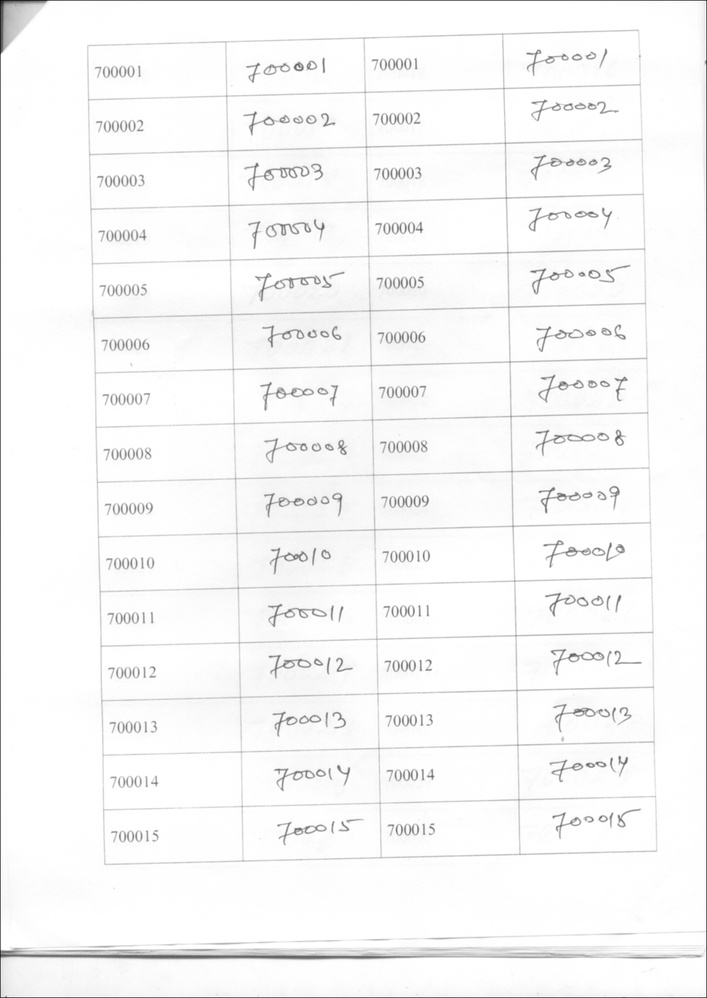
#> input picture Basics/Mean_Var_SD/Mean_Image_1.jpg, 707 x 998 px, shrunk from 2470 x 3489 before the run
$ python Histogram_peaks.py
#> lines starting #> are read from the running program, lines starting #| are printed output that depends on the picture; after the words box and inside, x2 and y2 are one past the last pixel; in counts of white or black regions, pixels touching at a corner belong together; long printed decimals are rounded
#> the answer given: Mean_Var_SD/Mean_Image_1.jpg
#> in main, img is the input picture: shape (998, 707, 3); min 6, max 255, mean 247.6
# -*- coding: utf-8 -*-
"""
Created on Mon Sep  2 13:26:20 2019

@author: BILU
"""

import cv2 as cv
import numpy as np
from matplotlib import pyplot as plt

def Draw_Histogram(in_img):

    hist , bins_edge = np.histogram(in_img.ravel(),bins=np.arange(256),range=None,density=False)
#> hist = 255 values, max 373361 at index 254, min 0 at index 0, mean 2767; bins_edge = 256 values from 0 to 255
    plt.hist(in_img.ravel(),256,[0,256])

    high1,in1 = hist[1],1
#> high1 = 0; in1 = 1
    high2,in2 = hist[0],0
#> high2 = 0; in2 = 0

    for i in range(0,hist.size):
        if hist[i] > high1:
            high2 = high1
            in2 = in1
            high1 = hist[i]
            in1 = i
        else:
            if hist[i] > high2:
                high2 = hist[i]
                in2 = i
#> this loop made 255 passes
#> (high2, in2, high1) on pass 7: (0, 1, 1)
#> (high2, high1) on passes 24, 27, 33, 36, 37, 39: (1, 2), (2, 3), (3, 4), (4, 7), (7, 8), (8, 13)
#> after the loop, high1 = 373361; high2 = 75597; in1 = 254; in2 = 253

    print(in1,high1,in2,high2)
#| 254 373361 253 75597

    hist_pic = np.zeros((300,300),dtype=int)
    div = (hist.max()/200)+1
#> div = 1867.8

    for i in range(0,256):
       #j = ((hist[i]/(img_height*img_width))*100)
       if i == in1 or i == in2:
           j = hist[i]/div
           print(j)
           k=hist_pic.shape[0] - 1
           while j > 0:
               hist_pic[k,i] = 255
               k = k - 1
               j = j - 1
#> this loop made 256 passes
#| 40.474
#| 199.893
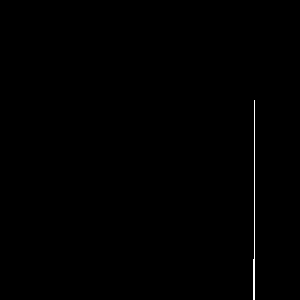
#> hist_pic: shape (300, 300) int64; 0.27% white in thin lines or dots, all inside (x1, y1, x2, y2) = (253, 100, 255, 300)

    cv.imwrite("Hist_image_peaks.png",hist_pic)


def main():

    im_name = input("ENTER IMAGE FILE NAME :: ")

    img = np.array([],np.uint8)
    img = cv.imread(im_name)
    img = cv.cvtColor(img,cv.COLOR_RGB2GRAY)

    # [7 lines of commented-out code are left out]

    Draw_Histogram(img)

main()


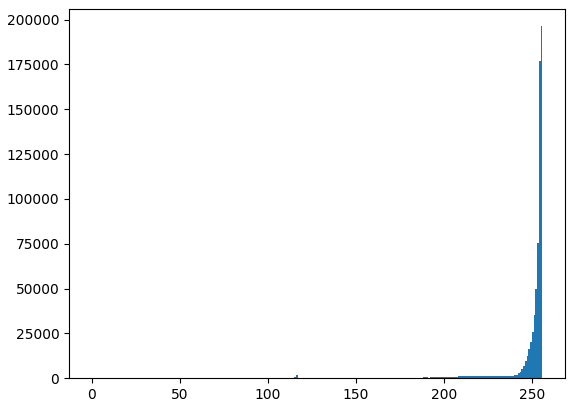
#> figure drawn by matplotlib, 1 panel; tallest bar 196291 high, from x = 255 to 256
